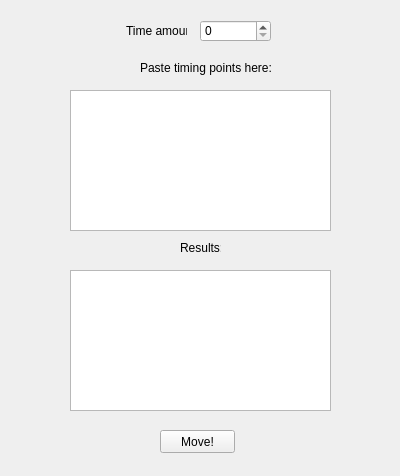
<?xml version="1.0" encoding="UTF-8"?>
<ui version="4.0">
 <class>MoveTimingPoints</class>
 <widget class="QWidget" name="MoveTimingPoints">
  <property name="geometry">
   <rect>
    <x>0</x>
    <y>0</y>
    <width>400</width>
    <height>476</height>
   </rect>
  </property>
  <property name="windowTitle">
   <string>MoveTimingPoints</string>
  </property>
  <widget class="QLabel" name="label_3">
   <property name="geometry">
    <rect>
     <x>180</x>
     <y>240</y>
     <width>41</width>
     <height>16</height>
    </rect>
   </property>
   <property name="text">
    <string>Results:</string>
   </property>
  </widget>
  <widget class="QTextEdit" name="movedTiming">
   <property name="geometry">
    <rect>
     <x>70</x>
     <y>270</y>
     <width>261</width>
     <height>141</height>
    </rect>
   </property>
   <property name="readOnly">
    <bool>true</bool>
   </property>
  </widget>
  <widget class="QTextEdit" name="origTiming">
   <property name="geometry">
    <rect>
     <x>70</x>
     <y>90</y>
     <width>261</width>
     <height>141</height>
    </rect>
   </property>
  </widget>
  <widget class="QLabel" name="label_2">
   <property name="geometry">
    <rect>
     <x>140</x>
     <y>60</y>
     <width>131</width>
     <height>16</height>
    </rect>
   </property>
   <property name="text">
    <string>Paste timing points here:</string>
   </property>
  </widget>
  <widget class="QLabel" name="label">
   <property name="geometry">
    <rect>
     <x>126</x>
     <y>20</y>
     <width>61</width>
     <height>21</height>
    </rect>
   </property>
   <property name="text">
    <string>Time amount</string>
   </property>
  </widget>
  <widget class="QPushButton" name="move">
   <property name="geometry">
    <rect>
     <x>160</x>
     <y>430</y>
     <width>75</width>
     <height>23</height>
    </rect>
   </property>
   <property name="text">
    <string>Move!</string>
   </property>
  </widget>
  <widget class="QSpinBox" name="timeamount">
   <property name="geometry">
    <rect>
     <x>200</x>
     <y>20</y>
     <width>71</width>
     <height>22</height>
    </rect>
   </property>
   <property name="maximum">
    <number>2147483647</number>
   </property>
  </widget>
 </widget>
 <layoutdefault spacing="6" margin="11"/>
 <resources/>
 <connections/>
</ui>
